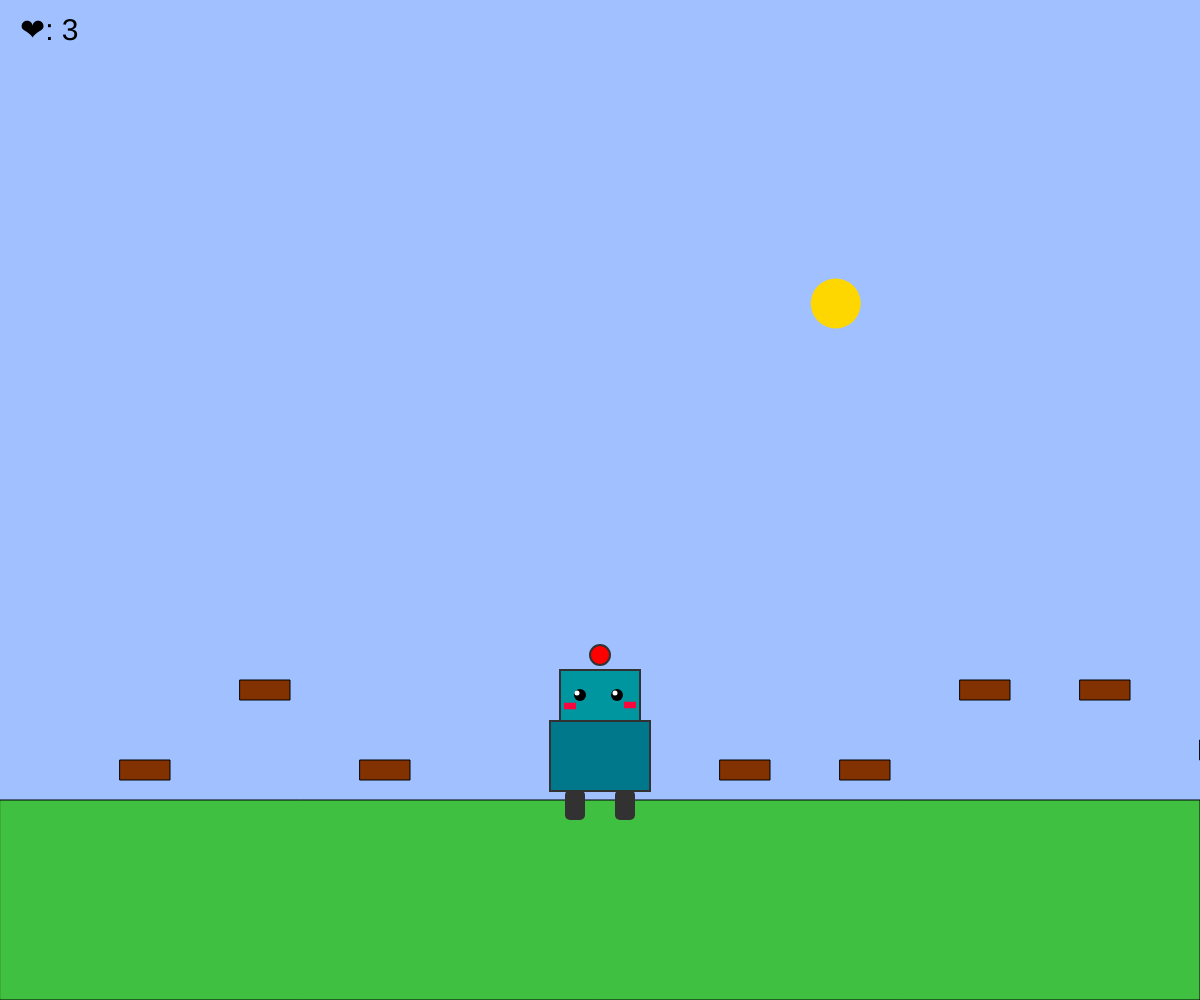
Frame 1 (no input)
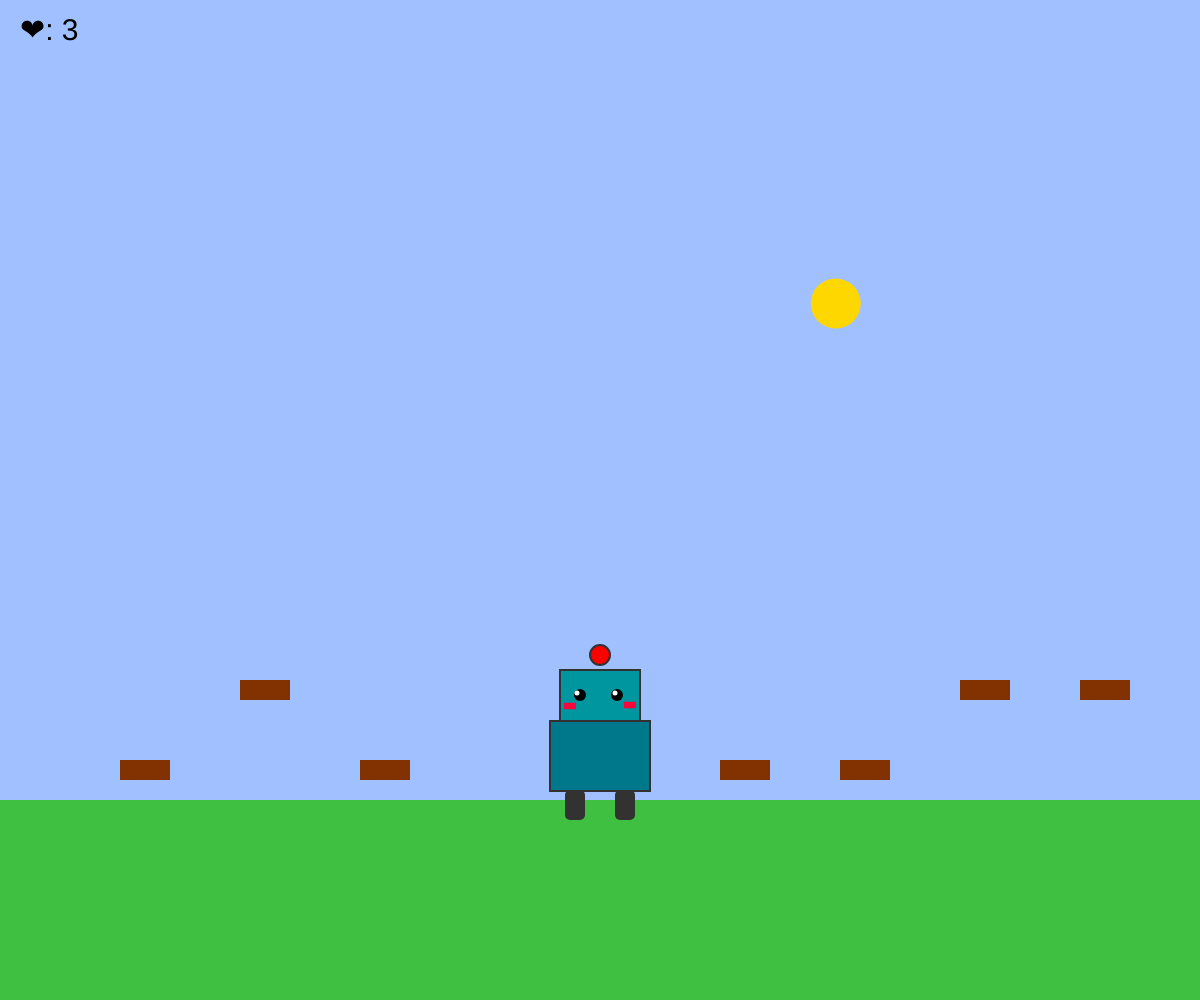
Frame 60 (no input)
Frame 120 (the mouse pressed at the canvas centre since frame 60): identical to frame 60, image omitted

The p5.js sketch that drew these frames (run headless with seeded random() and noise() and a simulated clock; from frame 60 on, the mouse is pressed at the canvas centre):

// p5.js sketch
// ── sketch.js
// 最終課題を制作しよう
//課題3-2と変えたところに注釈入れました

let x, y;
let vx, vy;
const g = 1;
let size;
let life = 3; //ライフ追加
let obstacles = [ ]; //障害物追加、配列にしたのは複数設置するため。
let coin = {x:0, y:0, size: 50}; //コイン追加
let gameClear = false; //ゲームクリアという変数追加

function setup(){
  createCanvas(windowWidth, windowHeight);
  size = height*0.1
  x = width/2;
  y = height*0.8 - height*0.1/2;
  vx = 0;
  vy = 0;

  //障害物をおく
  //drawの関数の中に書いたら毎フレーム初期化されるため、障害物として扱えない、当たり判定などができないため外に書く
  obstacles = [
    {x: width*0.6, y: height*0.8 - 40, w: 50, h: 20},
    {x: width*0.7, y: height*0.8 - 40, w: 50, h: 20 },
    {x: width*0.1, y: height*0.8 - 40, w: 50, h: 20 },
    {x: width*0.2, y: height*0.8 - 120, w: 50, h: 20 },
    {x: width*0.9, y: height*0.8 - 120, w: 50, h: 20 },
    {x: width*0.8, y: height*0.8 - 120, w: 50, h: 20 },
    {x: width, y: height*0.8 - 60, w: 50, h: 20 },
    {x: width*0.3, y: height*0.8 - 40, w: 50, h: 20 },
  ];

  Coin(); //コインの位置決定
}

function Coin(){
  const groundY = height*0.8;
  //コインの位置は毎回ランダムになるようにrandomを使う
  coin.x = random(50, width-50);
  coin.y = random(200, groundY-100);
}

function windowResized(){
  resizeCanvas(windowWidth, windowHeight);
}

function draw(){
 background(160, 192, 255);

 const groundY = height*0.8;
 fill(64, 192, 64);
 rect(0, groundY, width, height - groundY);

 if(keyIsDown(LEFT_ARROW)){x -= 5;}
 if(keyIsDown(RIGHT_ARROW)){x += 5;}
 if(keyIsDown("S".charCodeAt(0))){ //Sを押すと加速する
 if(keyIsDown(LEFT_ARROW)){vx -= 1;}
 if(keyIsDown(RIGHT_ARROW)){vx += 1;}
  }
else{
  vx = 0;
 }
 
 y += vy;
 if(y< groundY - size/2){
  vy += g;
  }
 else{
  vy = 0;
  y = groundY - size/2;
 }
  
  vx = constrain(vx, -20, 20);
  vy = constrain(vy, -20, 20);

  x += vx;
  y += vy;

//障害物を描く
for (let i = 0; i < obstacles.length; i++){
  let obs = obstacles[i]; 
  fill(130, 50, 0);
  rect(obs.x, obs.y, obs.w, obs.h); 
  //↑ obstacleに入っている要素をそれぞれ取り出して四角形を描く
}

//キャラクターと障害物の当たり判定
if (crashcheck()){
//キャラクターが障害物に当たったらライフが１減る
//ただしライフがマイナスにならないようにする
  life = max(life - 1, 0); 
  x = width / 2;
  y = groundY - size/2;
  vx = 0;
  vy = 0;
}

//ライフの数を表示
fill(0);
textSize(30);
text("❤: " + life, 20, 40 );

//ライフが0なら"GAME OVER"と表示される
  if(life == 0){
  textSize(50);
  fill(255, 0, 0);
  text("GAME OVER", width/2-180, height/2);
  return;

}

if (!gameClear) {
//gameClearがfalse、つまりゲームクリア前の場合、コインが出る
  fill(255, 215, 0);
  noStroke();
  ellipse(coin.x, coin.y, coin.size, coin.size);

  //キャラクターの中心とコインの中心の距離dx,dyを定義
  let dx = x - coin.x; 
  let dy = y - coin.y;

  if (dx*dx + dy*dy < (size/2 + coin.size/2) * (size/2 + coin.size/2)) {
  //↑距離の計算
  //「キャラクターとコインの中心の距離の２乗」と「キャラクターの半径＋コインの半径の２乗」の比較
    gameClear = true;
    }
  } 

else {
//gameClearがtrue、つまりゲームクリア後の場合CLEAR!!と表示されてゲーム終わり
  textSize(50);
  fill(20, 130, 240);
  text("CLEAR!!", width/2-100, height/2);
    return; //残りの処理を全部スキップする＝クリアしたら強制終了
  }

//キャラクター（ロボット）を描く
push(); //push()~pop()の中の描画設定を保存する（この範囲内だけに反映される）
translate(x, y); //座標の原点をx,yに移動（(x,y)はキャラクターの中心位置を表す点）

//先にキャラクターの色をletで決めておく
let headColor = color(0, 150, 160);
let bodyColor = color(0, 120, 140);
let eyeColor = color(0);
let eyeLight = color(255);
let outlineColor = color(50);
let cheekColor = color(250, 5, 60);
let headbutton = color(255, 0, 0);

fill(headColor);
stroke(outlineColor);
strokeWeight(2);
rectMode(CENTER); //いつもみたいに左上基準ではなく、中心基準で四角形を描く（こっちの方がわかりやすい！）
rect(0, -size*0.5, size*0.8, size*0.6);  

fill(eyeColor);
noStroke();
ellipse(-size*0.2, -size*0.55, size*0.12, size*0.12);
ellipse(size*0.17, -size*0.55, size*0.12, size*0.12);

fill(eyeLight);
noStroke();
ellipse(-size*0.23, -size*0.57, size*0.05, size*0.05);
ellipse(size*0.15, -size*0.57, size*0.05, size*0.05);

fill(cheekColor);
noStroke();
rect(-size*0.3, -size*0.44, size*0.12, size*0.065);
rect(size*0.3, -size*0.45, size*0.12, size*0.065);

fill(bodyColor);
stroke(outlineColor);
rect(0, 6, size, size*0.7);

fill(outlineColor);
noStroke();
rect( -size*0.25, size*0.55, size*0.2, size*0.3, 5);
rect(  size*0.25, size*0.55, size*0.2, size*0.3, 5);

fill(headbutton);
stroke(outlineColor);
strokeWeight(2);
ellipse(0, -size*0.95, 20);

pop();
}

function crashcheck(){
//キャラクターが障害物に当たったかどうかを判定する関数
  for (let i = 0; i < obstacles.length; i++){
    let obs = obstacles[i];

    //当たり判定をするために、障害物の、キャラクターの中心と一番近い点を定める
    let closestX = constrain(x, obs.x, obs.x + obs.w);
    let closestY = constrain(y, obs.y, obs.y + obs.h);

    //一番近い点との距離を定める
    let dx = x - closestX;
    let dy = y - closestY;
  
    //当たり判定
    if (dx * dx + dy * dy < (size / 2) * (size / 2)){
    //「距離の２乗」と「半径の2乗」の比較
      return true; //当たっていたらcrashcheckはtrue→86行目
    }
  }

  return false; //どれにも当たっていなかったらfalse
}

function keyPressed(){
  const groundY = height*0.8;
  if(key == " " && y >= groundY - size/2){
    vy = -30; 
  }
}
 
